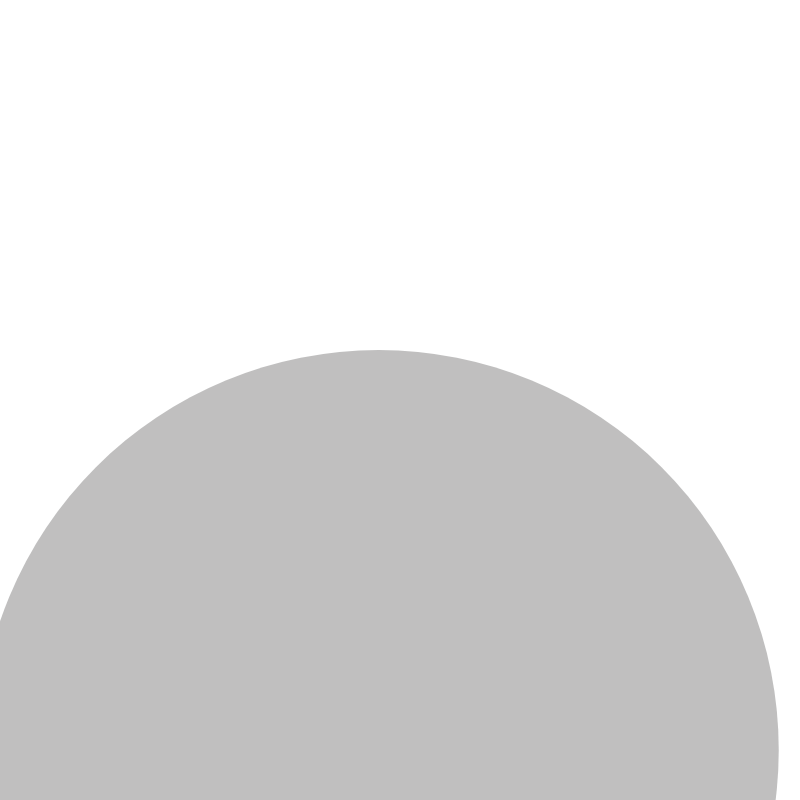
Frame 1 (no input)
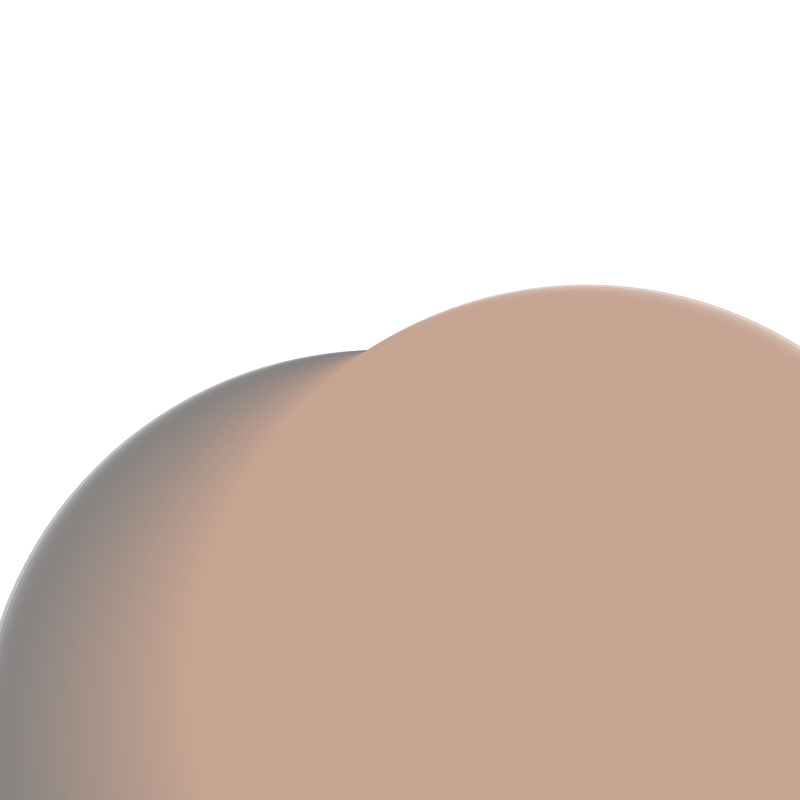
Frame 60 (no input)
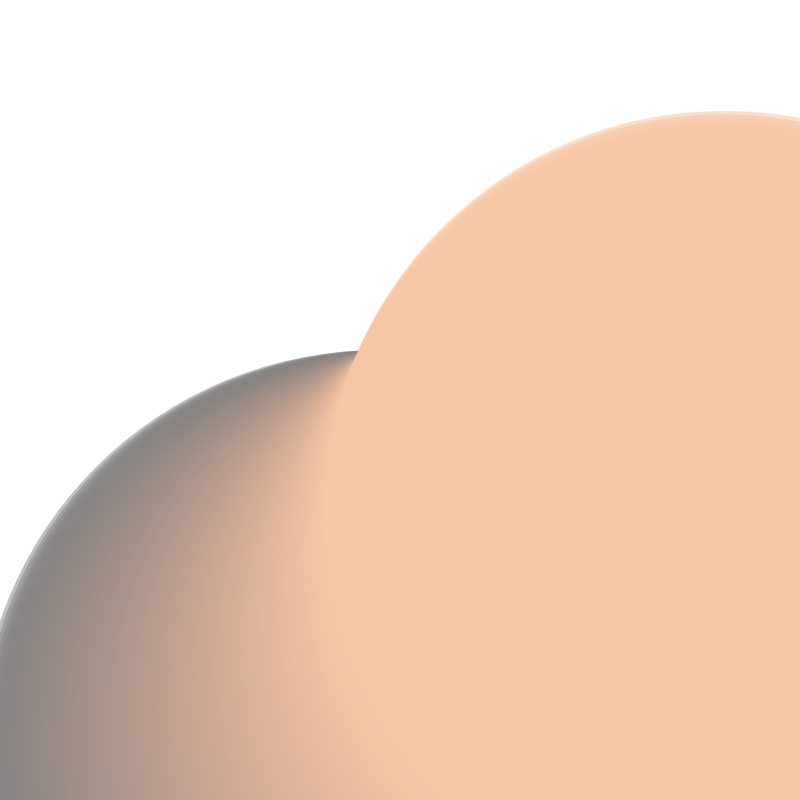
Frame 120 (the mouse pressed at the canvas centre since frame 60)

The p5.js sketch that drew these frames (run headless with seeded random() and noise() and a simulated clock; from frame 60 on, the mouse is pressed at the canvas centre):

// p5.js sketch
// ── sketch.js
//This example combines a moving object on a circular pattern around the
//center of the canvas, rotating its color variables as well.

//Setup of global variables
let angle = 0;

let angleR = 0;
let angleG = 0;
let angleB = 0;
let angleA = 0;
let acc = 0;

function setup(){
  createCanvas(800, 800);
  noStroke();
}

function draw(){
  //These values control the speed of the angle (for the color variables)
  angleR += 0.01;
  angleG += 0.005;
  angleB += 0.0025;
  angleA += 0.00125;

  //Get the sin of each angle.
  //sin output ranges from -1. to 1.
  let sinValR = sin(angleR);
  let sinValG = sin(angleG);
  let sinValB = sin(angleB);
  let sinValA = sin(angleA);

  //Map the sin output range from -1,1 to 0,255
  //This will have an effect on the color range
  let r = map(sinValR, -1, 1, 0, 255);
  let g = map(sinValG, -1, 1, 0, 255);
  let b = map(sinValB, -1, 1, 0, 255);
  let a = map(sinValA, -1, 1, 0, 255);

  //Keep the angle amount accumulated
  angle += 0.01;
  //Get the sin and cos value from the angle
  let sinValueX = sin(angle);
  let sinValueY = cos(angle);
  //Map the sin and cos output range from -1,1 to position values
  let x = map(sinValueX, -1, 1, 0, width-50);
  let y = map(sinValueY, -1, 1, 0, width-50);

  fill(r, g, b, a);
  ellipse(x, y, 800-acc, 800-acc);
}
